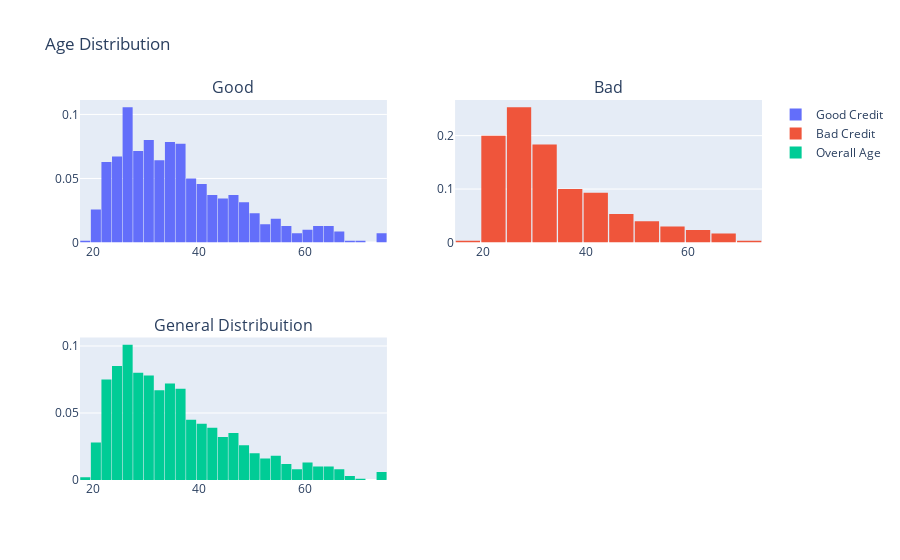

Notebook code cell kept with this figure:
### Code cell
df_good = df_credit.loc[df_credit["Risk"] == 'good']['Age'].values.tolist()
df_bad = df_credit.loc[df_credit["Risk"] == 'bad']['Age'].values.tolist()
df_age = df_credit['Age'].values.tolist()

# First plot
trace0 = go.Histogram(
    x=df_good,
    histnorm='probability',
    name="Good Credit"
)

# Second plot
trace1 = go.Histogram(
    x=df_bad,
    histnorm='probability',
    name="Bad Credit"
)

# Third plot
trace2 = go.Histogram(
    x=df_age,
    histnorm='probability',
    name="Overall Age"
)

# Creating the grid
fig = make_subplots(rows=2, cols=2, subplot_titles=('Good', 'Bad', 'General Distribuition'))

# Setting the figures
fig.add_trace(trace0, row=1, col=1)
fig.add_trace(trace1, row=1, col=2)
fig.add_trace(trace2, row=2, col=1)

fig.update_layout(showlegend=True, title='Age Distribution', bargap=0.05)
fig.show()

### Figure 1 — Plotly figure (JSON) as saved in the notebook; plotly's stock layout.template omitted (floating-point values rounded to 4 significant figures; data arrays with more than 128 entries replaced by an {"elided": "..."} marker saying what was removed)
{"data": [{"histnorm": "probability", "name": "Good Credit", "type": "histogram", "x": {"elided": "700 int values"}, "xaxis": "x", "yaxis": "y"}, {"histnorm": "probability", "name": "Bad Credit", "type": "histogram", "x": {"elided": "300 int values"}, "xaxis": "x2", "yaxis": "y2"}, {"histnorm": "probability", "name": "Overall Age", "type": "histogram", "x": {"elided": "1000 int values"}, "xaxis": "x3", "yaxis": "y3"}], "layout": {"annotations": [{"font": {"size": 16}, "showarrow": false, "text": "Good", "x": 0.225, "xanchor": "center", "xref": "paper", "y": 1, "yanchor": "bottom", "yref": "paper"}, {"font": {"size": 16}, "showarrow": false, "text": "Bad", "x": 0.775, "xanchor": "center", "xref": "paper", "y": 1, "yanchor": "bottom", "yref": "paper"}, {"font": {"size": 16}, "showarrow": false, "text": "General Distribuition", "x": 0.225, "xanchor": "center", "xref": "paper", "y": 0.375, "yanchor": "bottom", "yref": "paper"}], "bargap": 0.05, "showlegend": true, "title": {"text": "Age Distribution"}, "xaxis": {"anchor": "y", "domain": [0, 0.45]}, "xaxis2": {"anchor": "y2", "domain": [0.55, 1]}, "xaxis3": {"anchor": "y3", "domain": [0, 0.45]}, "xaxis4": {"anchor": "y4", "domain": [0.55, 1]}, "yaxis": {"anchor": "x", "domain": [0.625, 1]}, "yaxis2": {"anchor": "x2", "domain": [0.625, 1]}, "yaxis3": {"anchor": "x3", "domain": [0, 0.375]}, "yaxis4": {"anchor": "x4", "domain": [0, 0.375]}}}
